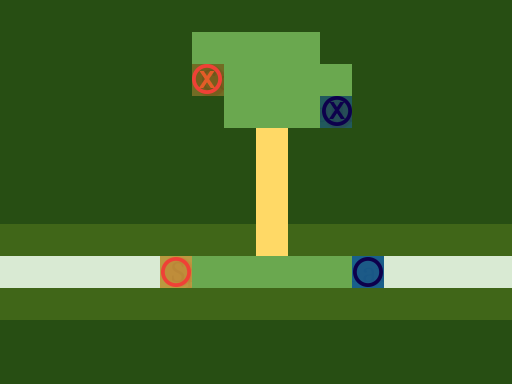

Below is a game level as drawn by its tile map, then a one-line description and the .tmx file that defines it, in full:
An orthogonal 16x12 tile map with 32x32 px tiles, 3 tile layers (Ground, Obstacles, Objects), 1 hidden layer not drawn.

<map version="1.0" orientation="orthogonal" renderorder="right-down" width="16" height="12" tilewidth="32" tileheight="32" nextobjectid="1">
 <tileset firstgid="1" name="TilesetPlaceholder" tilewidth="32" tileheight="32" tilecount="240" columns="10">
  <image source="../Tileset.png" width="320" height="768" />
 </tileset>
 <layer name="Ground" width="16" height="12">
  <data encoding="csv">
1,1,1,1,1,1,1,1,1,1,1,1,1,1,1,1,
1,1,1,1,1,1,1,1,1,1,1,1,1,1,1,1,
1,1,1,1,1,1,1,1,1,1,1,1,1,1,1,1,
1,1,1,1,1,1,1,1,1,1,1,1,1,1,1,1,
1,1,1,1,1,1,1,1,2,1,1,1,1,1,1,1,
1,1,1,1,1,1,1,1,2,1,1,1,1,1,1,1,
1,1,1,1,1,1,1,1,2,1,1,1,1,1,1,1,
1,1,1,1,1,1,1,1,2,1,1,1,1,1,1,1,
4,4,4,4,4,1,1,1,1,1,1,1,4,4,4,4,
1,1,1,1,1,1,1,1,1,1,1,1,1,1,1,1,
1,1,1,1,1,1,1,1,1,1,1,1,1,1,1,1,
1,1,1,1,1,1,1,1,1,1,1,1,1,1,1,1
</data>
 </layer>
 <layer name="Obstacles" width="16" height="12">
  <data encoding="csv">
42,42,42,42,42,42,42,42,42,42,42,42,42,42,42,42,
42,42,42,42,42,42,0,0,0,0,42,42,42,42,42,42,
42,42,42,42,42,42,0,0,0,0,0,42,42,42,42,42,
42,42,42,42,42,42,42,0,0,0,0,42,42,42,42,42,
42,42,42,42,42,42,42,42,0,42,42,42,42,42,42,42,
42,42,42,42,42,42,42,42,0,42,42,42,42,42,42,42,
42,42,42,42,42,42,42,42,0,42,42,42,42,42,42,42,
44,44,44,44,44,44,44,44,0,44,44,44,44,44,44,44,
0,0,0,0,0,0,0,0,0,0,0,0,0,0,0,0,
44,44,44,44,44,44,44,44,44,44,44,44,44,44,44,44,
42,42,42,42,42,42,42,42,42,42,42,42,42,42,42,42,
42,42,42,42,42,42,42,42,42,42,42,42,42,42,42,42
</data>
 </layer>
 <layer name="Objects" width="16" height="12">
  <data encoding="csv">
0,0,0,0,0,0,0,0,0,0,0,0,0,0,0,0,
0,0,0,0,0,0,0,0,0,0,0,0,0,0,0,0,
0,0,0,0,0,0,181,0,0,0,0,0,0,0,0,0,
0,0,0,0,0,0,0,0,0,0,182,0,0,0,0,0,
0,0,0,0,0,0,0,0,0,0,0,0,0,0,0,0,
0,0,0,0,0,0,0,0,0,0,0,0,0,0,0,0,
0,0,0,0,0,0,0,0,0,0,0,0,0,0,0,0,
0,0,0,0,0,0,0,0,0,0,0,0,0,0,0,0,
0,0,0,0,0,81,0,0,0,0,0,82,0,0,0,0,
0,0,0,0,0,0,0,0,0,0,0,0,0,0,0,0,
0,0,0,0,0,0,0,0,0,0,0,0,0,0,0,0,
0,0,0,0,0,0,0,0,0,0,0,0,0,0,0,0
</data>
 </layer>
 <layer name="Solution" width="16" height="12" visible="0">
  <data encoding="csv">
0,0,0,0,0,0,0,0,0,0,0,0,0,0,0,0,
0,0,0,0,0,0,0,0,0,0,0,0,0,0,0,0,
0,0,0,0,0,0,0,0,0,0,0,0,0,0,0,0,
0,0,0,0,0,0,0,0,0,0,0,0,0,0,0,0,
0,0,0,0,0,0,0,0,0,0,0,0,0,0,0,0,
0,0,0,0,0,0,0,0,0,0,0,0,0,0,0,0,
0,0,0,0,0,0,0,0,0,0,0,0,0,0,0,0,
0,0,0,0,0,0,0,0,0,0,0,0,0,0,0,0,
0,0,0,0,0,0,0,0,0,0,0,0,0,0,0,0,
0,0,0,0,0,0,0,0,0,0,0,0,0,0,0,0,
0,0,0,0,0,0,0,0,0,0,0,0,0,0,0,0,
0,0,0,0,0,0,0,0,0,0,0,0,0,0,0,0
</data>
 </layer>
</map>
